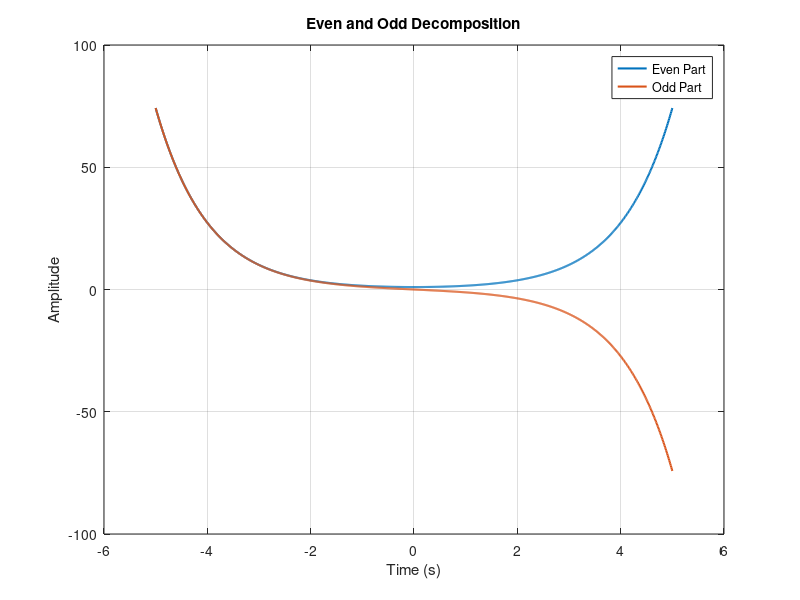

MATLAB code to generate this figure:
clc;
clear;
close all;

t = -5:0.01:5;

x = exp(-t);
x_reverse = exp(t);

x_even = (x + x_reverse) / 2;
x_odd = (x - x_reverse) / 2;

plot(t, x_even, 'LineWidth', 1.5);
hold on;
plot(t, x_odd, 'LineWidth', 1.5);
hold off;

grid on;
xlabel('Time (s)');
ylabel('Amplitude');
title('Even and Odd Decomposition');
legend('Even Part', 'Odd Part');
